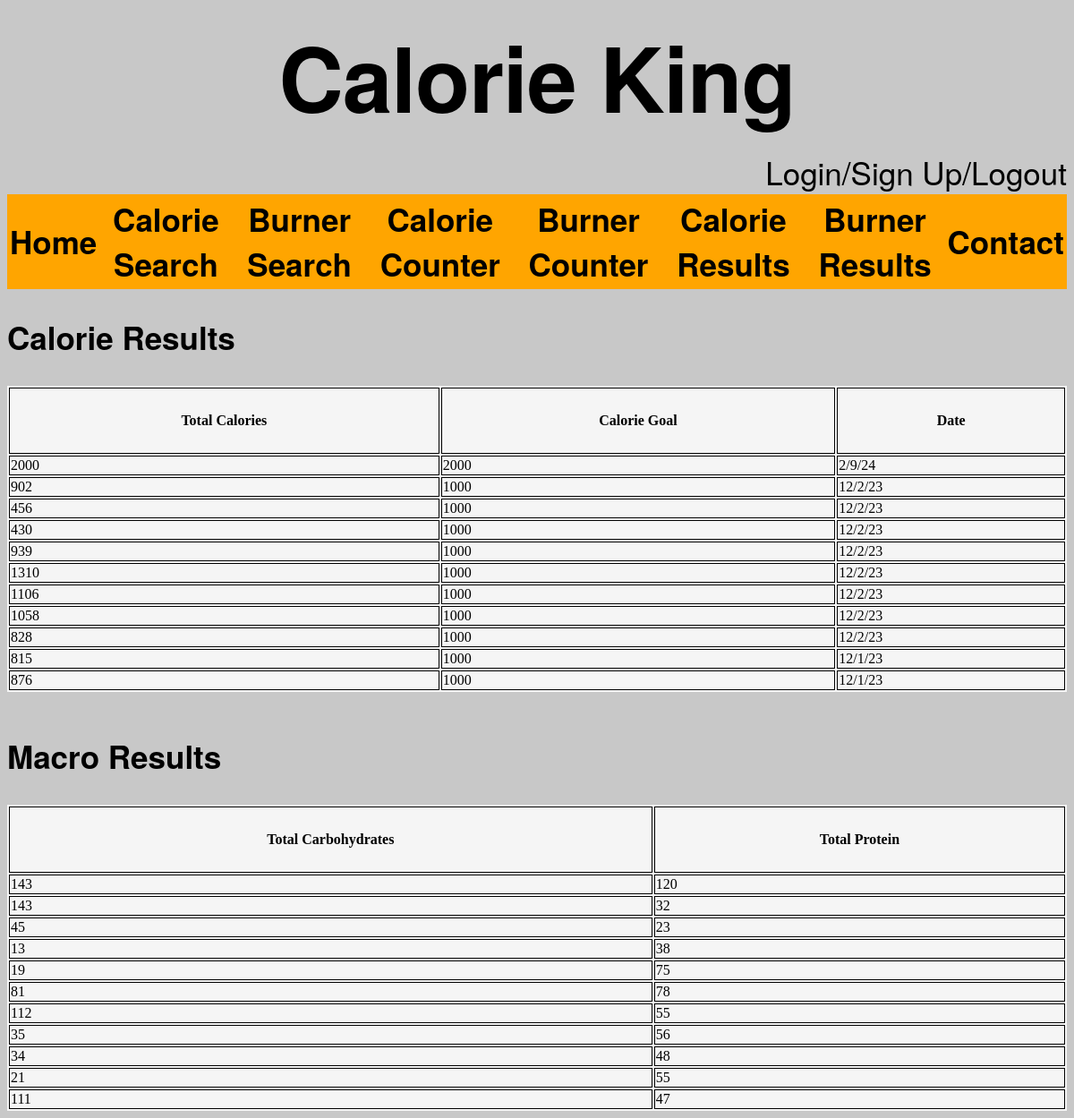
The page /results/ (signed in) on the database its author committed.
### calorieking/models.py (models this page shows)
class CalorieResult(models.Model):
    meal1 = models.IntegerField()
    meal2 = models.IntegerField()
    meal3 = models.IntegerField()
    goal1 = models.IntegerField()
    month1 = models.IntegerField(default=12)
    day1 = models.IntegerField(default=1)
    year1 = models.IntegerField(default=23)
    def cal_result(self):
        return self.meal1 + self.meal2 + self.meal3
    def goal(self):
        return int(float(self.goal1))
    def month(self):
        return int(float(self.month1))
    def day(self):
        return int(float(self.day1))
    def year(self):
        return int(float(self.year1))

class Macros(models.Model):
    carb1 = models.IntegerField()
    carb2 = models.IntegerField()
    carb3 = models.IntegerField()
    pro1 = models.IntegerField()
    pro2 = models.IntegerField()
    pro3 = models.IntegerField()
    def carb_result(self):
        return self.carb1 + self.carb2 + self.carb3
    def pro_result(self):
        return self.pro1 + self.pro2 + self.pro3

### calorieking/views.py (the view)
# urls.py: path('results/', views.results),
@login_required(login_url='login')
def results(request):
    calorie_results = CalorieResult.objects.all().order_by('-id')
    macro_results = Macros.objects.all().order_by('-id')
    return render(request, "calorieking/results.html", {'calorie_results':calorie_results, 'macro_results':macro_results})

### calorieking/templates/calorieking/results.html (shortened to what this page needs)
<!DOCTYPE html>
<html lang="en">
  {% load static %}
<head>
  {% load static %}
  <link type="text/css" rel="stylesheet" href="{% static 'css/main.css' %}">
</head>
<body>
<h1> Calorie King</h1>
<a href="http://127.0.0.1:8000/logout/" class="right">Logout</a>
<a href= "http://127.0.0.1:8000/signup/" class="right">Sign Up/</a>
<a href= "http://127.0.0.1:8000/login/" class="right">Login/</a>
<table style="width:100%">
  <tr>
    <th><a href= "http://127.0.0.1:8000/"> Home </a></th>
    <th><a href= "http://127.0.0.1:8000/search/"> Calorie Search </a></th>
    <th><a href= "http://127.0.0.1:8000/burnersearch/"> Burner Search </a></th>
    <th><a href= "http://127.0.0.1:8000/counter/"> Calorie Counter </a></th>
    <th><a href= "http://127.0.0.1:8000/burnercounter/"> Burner Counter </a></th>
    <th> <a href= "http://127.0.0.1:8000/results/"> Calorie Results </a></th>
    <th> <a href= "http://127.0.0.1:8000/burnerresults/"> Burner Results </a></th>
    <th> <a href= "http://127.0.0.1:8000/contact/"> Contact </a></th>
 </tr>
</table>
<h2>Calorie Results</h2>
      <table style="width:100%; background-color: whitesmoke";>
        <tr>
          <th class="th">Total Calories</th>
          <th class="th">Calorie Goal</th>
          <th class = "th">Date</th>
        </tr>
      <tbody>
        {% for result in calorie_results %}
          <tr>
            <td class="td"> {{result.cal_result}}</td>
            <td class="td"> {{result.goal}}</td>
            <td class="td"> {{result.month}}/{{result.day}}/{{result.year}}</td>
          </tr>
        {% endfor %}
      </tbody>
    </table>
    <br>
    <h2>Macro Results</h2>
    <table style="width:100%; background-color: whitesmoke";>
      <tr>
        <th class="th">Total Carbohydrates</th>
        <th class="th">Total Protein</th>
      </tr>
    <tbody>
      {% for result in macro_results %}
        <tr>
          <td class="td"> {{result.carb_result}}</td>
          <td class="td"> {{result.pro_result}}</td>
        </tr>
      {% endfor %}
    </tbody>
  </table>
</body>
</html>

### calorieking/static/css/main.css (style rules this page uses)
h1 { text-align: center; color: black; padding: 5px; margin: 5px; font-family: 'Helvetica Neue', sans-serif; font-size: 100px; font-weight: bold; letter-spacing: -1px; }
body { background-color: #C8C8C8; }
table, th { border:5px black; height: 70px; }
h2 { color: black; font-family: 'Helvetica Neue', sans-serif; font-size: 35px; }
table { background-color: orange; }
a:link { color: black; background-color: transparent; text-decoration: none; font-size: 35px; font-family: 'Helvetica Neue', sans-serif; }
.right { float: right; }
.th { border: 1px solid black; }
.td { border: 1px solid black; }

### rows shown on the page
CalorieResult: cal_result "2000", goal "2000", month "2", day "9", year "24"
CalorieResult: cal_result "902", goal "1000", month "12", day "2", year "23"
CalorieResult: cal_result "456", goal "1000", month "12", day "2", year "23"
CalorieResult: cal_result "430", goal "1000", month "12", day "2", year "23"
CalorieResult: cal_result "939", goal "1000", month "12", day "2", year "23"
CalorieResult: cal_result "1310", goal "1000", month "12", day "2", year "23"
CalorieResult: cal_result "1106", goal "1000", month "12", day "2", year "23"
CalorieResult: cal_result "1058", goal "1000", month "12", day "2", year "23"
CalorieResult: cal_result "828", goal "1000", month "12", day "2", year "23"
CalorieResult: cal_result "815", goal "1000", month "12", day "1", year "23"
CalorieResult: cal_result "876", goal "1000", month "12", day "1", year "23"
Macros: carb_result "143", pro_result "120"
Macros: carb_result "143", pro_result "32"
Macros: carb_result "45", pro_result "23"
Macros: carb_result "13", pro_result "38"
Macros: carb_result "19", pro_result "75"
Macros: carb_result "81", pro_result "78"
Macros: carb_result "112", pro_result "55"
Macros: carb_result "35", pro_result "56"
Macros: carb_result "34", pro_result "48"
Macros: carb_result "21", pro_result "55"
Macros: carb_result "111", pro_result "47"
